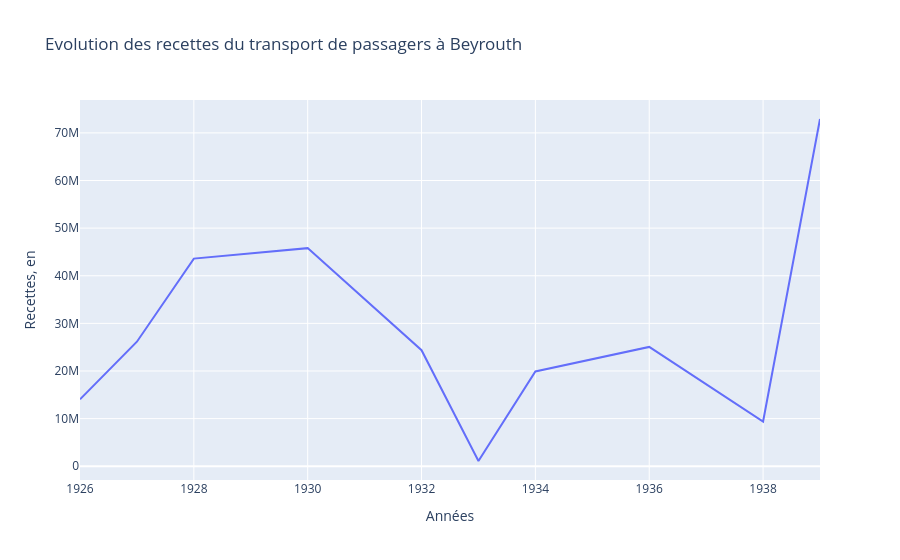

Notebook source saved alongside this figure:
### Markdown cell above
### 4. Comment évoluent les recettes du transport de passagers générées à Beyrouth ?

### Code cell
fig = px.line(
    beirut_departure_year,
    x="year",
    y="income_passenger",
    title="Evolution des recettes du transport de passagers à Beyrouth",
    labels={
        "year": "Années",
        "income_passenger": "Recettes, en",
    },
)

fig.show()

### Figure 1 — Plotly figure (JSON) as saved in the notebook; plotly's stock layout.template omitted (floating-point values rounded to 4 significant figures)
{"data": [{"hovertemplate": "Années=%{x}<br>Recettes, en=%{y}<extra></extra>", "legendgroup": "", "line": {"color": "#636efa", "dash": "solid"}, "marker": {"symbol": "circle"}, "mode": "lines", "name": "", "orientation": "v", "showlegend": false, "type": "scatter", "x": [1926, 1927, 1928, 1930, 1932, 1933, 1934, 1936, 1938, 1939], "xaxis": "x", "y": [14045000, 26150000, 43600000, 45800000, 24370000, 1100000, 19910000, 25050000, 9400000, 72914460], "yaxis": "y"}], "layout": {"legend": {"tracegroupgap": 0}, "title": {"text": "Evolution des recettes du transport de passagers à Beyrouth"}, "xaxis": {"anchor": "y", "domain": [0, 1], "title": {"text": "Années"}}, "yaxis": {"anchor": "x", "domain": [0, 1], "title": {"text": "Recettes, en"}}}}
